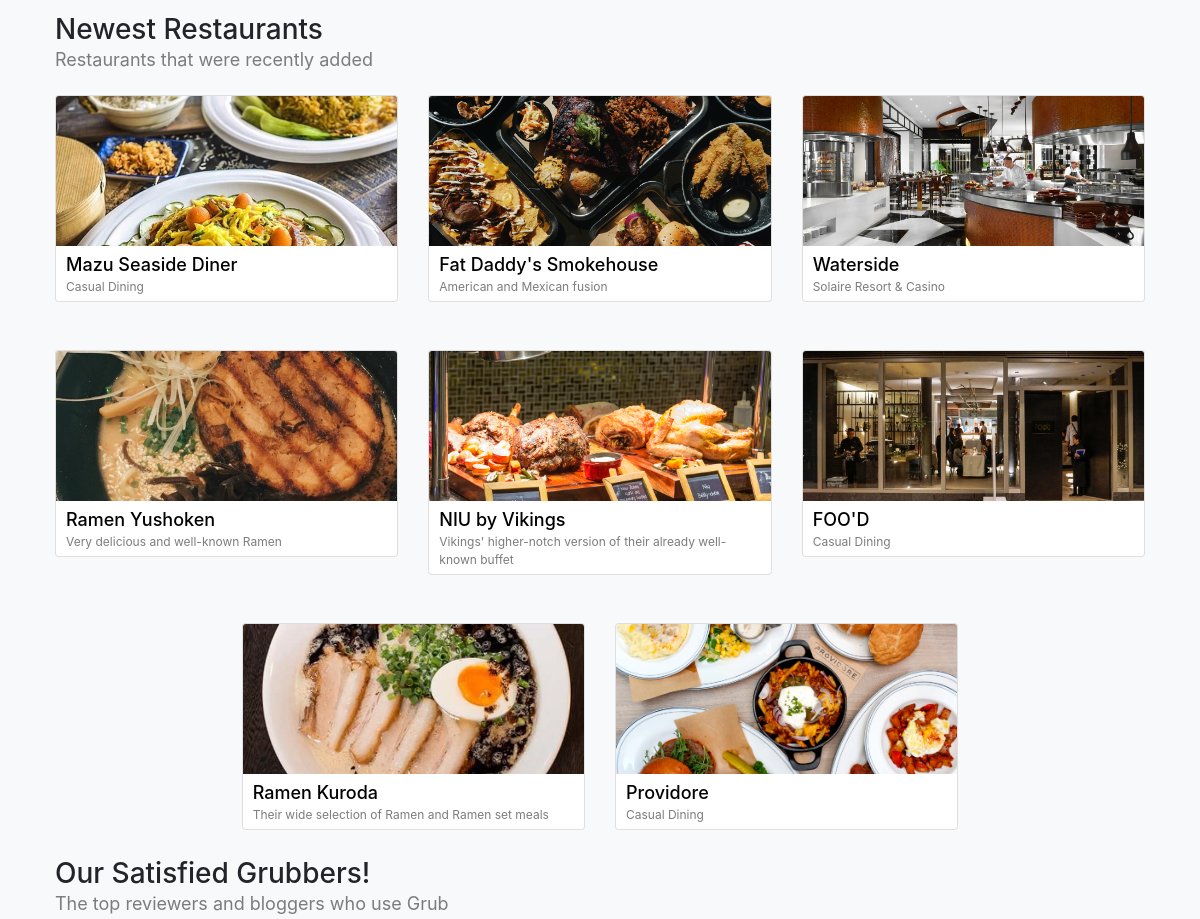
Before: / (middle part) with the older database file.
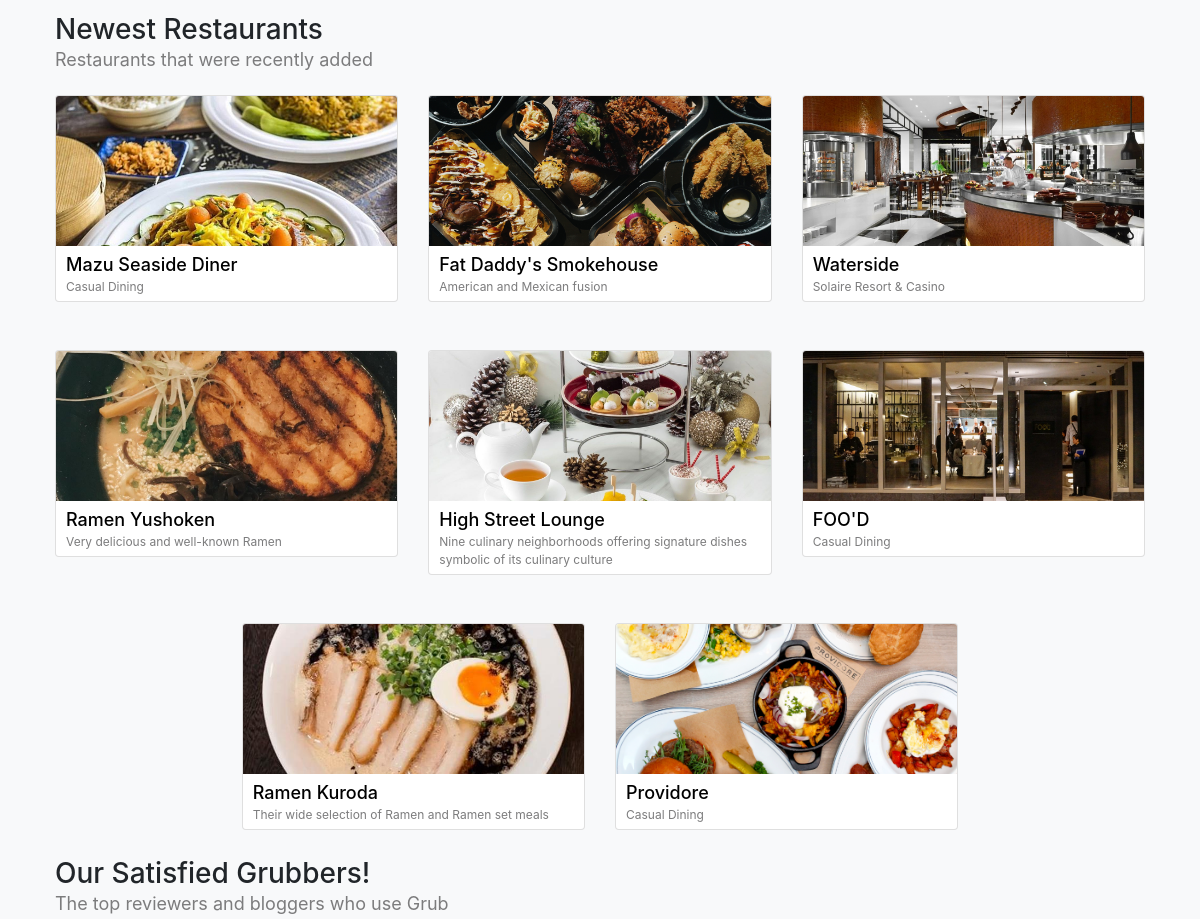
After: the same page with the newer database file.
### restaurants/models.py (models this page shows, shortened)
class Restaurant(Model):
    user = ForeignKey(User, on_delete=CASCADE)
    name = CharField(max_length=191)
    description = CharField(max_length=191)
    address = CharField(max_length=191)
    country = CharField(max_length=191)
    phone = CharField(max_length=191)
    category = ForeignKey(Category, on_delete=CASCADE)
    opening_hours = CharField(max_length=191)
    banner_image = ImageField(default='banner.jpg', upload_to='banner_image/%Y/%m/%d/', blank=True)
    created_at = DateTimeField(auto_now_add=True, editable=False)
    deleted_at = DateTimeField(null=True, blank=True, editable=False)
    updated_at = DateTimeField(auto_now=True, editable=False)

### grub/views.py (the view)
# urls.py: path('', views.home, name="home"),
def home(request):
	restaurants = Restaurant.objects.all()
	context = {
		"title": "Welcome to Grub",
		"restaurantlist": restaurants,
		"home_page": "active"
	}
	return render(request, "index.html", context)

### templates/index.html (shortened to what this page needs)
{% extends "base.html" %}
{% load static %}
{% block content %}
	<div class="container">
		<h3>Newest Restaurants</h3>
		<h5>Restaurants that were recently added</h5>
		<div class="row primary-align d-flex justify-content-center" style="margin: 0 -5px;">
            {% for item in restaurantlist reversed %}
				<div class="col-md-6 col-lg-4 opaque-hover">
					<a style="margin: 10px 5px;" href="{% url 'resto:read' item.name item.id %}">
						<div class="card transition">
							<img class="card-img-top" src="/media/{{ item.banner_image }}" alt="Card image cap">
							<div class="card-body">
								<p class="card-text" style="font-weight: 500; font-size: 18px; color: #000;">{{ item.name }}</p>
								<p class="card-text" style="font-weight: 400; font-size: 12px; color: #7C7C7D;">{{ item.description }}</p>
							</div>
						</div>
					</a>
				</div>
            {% empty %}
            <div class="bg-box" style="padding: 20px; width: 95%;">
                <p>Sorry, no restaurants registered yet.</p>
            </div>
            {% endfor %}
        </div>
		<h3>Our Satisfied Grubbers!</h3>
		<h5>The top reviewers and bloggers who use Grub</h5>
	</div>
{% endblock %}

Changed rows visible on the page:
changed Restaurant: banner_image: a different picture; name "NIU by Vikings" → "High Street Lounge"; description "Vikings' higher-notch version of their already well-known buffet" → "Nine culinary neighborhoods offering signature dishes symbolic of its culinary culture"
